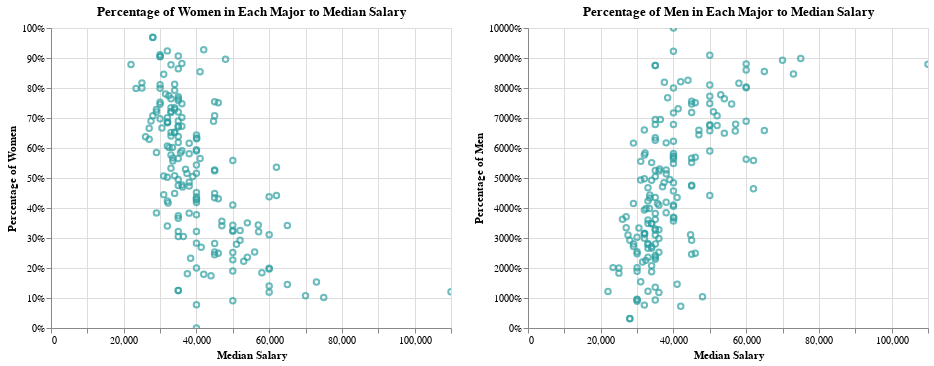

Notebook source saved alongside this figure:
### Markdown cell above
### Question 3: Does gender have any correlation with the median salary of a major?

Currently, our dataset only contains a `ShareWomen` row, which represents the percentage of graduates in a major who are women. We implicitly know the value of what a `ShareMen` column might look like since "gender" is nominal, binary data (**in the capacity of the data we are working with**). Regardless, let's exercise `pandas` a little by adding a `ShareMen` column to our data set that represents the percentage of students who are men in a major.

Then, we'll plot each `ShareMen` and `ShareWomen` against `Median` in their own scatter plots. Lastly, we'll horizontally concatenate our plots and display them.

### Code cell
S3 = alt.Chart(recent_grads).mark_point(color="#2d9fa1").encode(
  alt.X('Median',title='Median Salary'),
  alt.Y('ShareWomen',title='Percentage of Women',axis=alt.Axis(format='%'))
).properties(
    title='Percentage of Women in Each Major to Median Salary'
).interactive()

# There is no ShareMen column. We will create our own.

recent_grads['ShareMen'] = recent_grads['Men'] * 100 / recent_grads['Total']

S4 = alt.Chart(recent_grads).mark_point(color="#2d9fa1").encode(
  alt.X('Median',title='Median Salary'),
  alt.Y('ShareMen',title='Percentage of Men',axis=alt.Axis(format='%'))
).properties(
    title='Percentage of Men in Each Major to Median Salary'
).interactive()

alt.hconcat(S3,S4)

### Figure 1 — Vega-Lite specification as saved in the notebook (floating-point values rounded to 4 significant figures; data arrays with more than 128 entries replaced by an {"elided": "..."} marker saying what was removed)
{"config": {"view": {"continuousWidth": 400, "continuousHeight": 300}}, "hconcat": [{"mark": {"type": "point", "color": "#2d9fa1"}, "encoding": {"x": {"type": "quantitative", "field": "Median", "title": "Median Salary"}, "y": {"type": "quantitative", "axis": {"format": "%"}, "field": "ShareWomen", "title": "Percentage of Women"}}, "selection": {"selector015": {"type": "interval", "bind": "scales", "encodings": ["x", "y"]}}, "title": "Percentage of Women in Each Major to Median Salary"}, {"mark": {"type": "point", "color": "#2d9fa1"}, "encoding": {"x": {"type": "quantitative", "field": "Median", "title": "Median Salary"}, "y": {"type": "quantitative", "axis": {"format": "%"}, "field": "ShareMen", "title": "Percentage of Men"}}, "selection": {"selector016": {"type": "interval", "bind": "scales", "encodings": ["x", "y"]}}, "title": "Percentage of Men in Each Major to Median Salary"}], "data": {"name": "data-7fc333144f457988d01a1cd31b4e55ef"}, "$schema": "https://vega.github.io/schema/vega-lite/v4.8.1.json", "datasets": {"data-7fc333144f457988d01a1cd31b4e55ef": {"elided": "172 records"}}}
